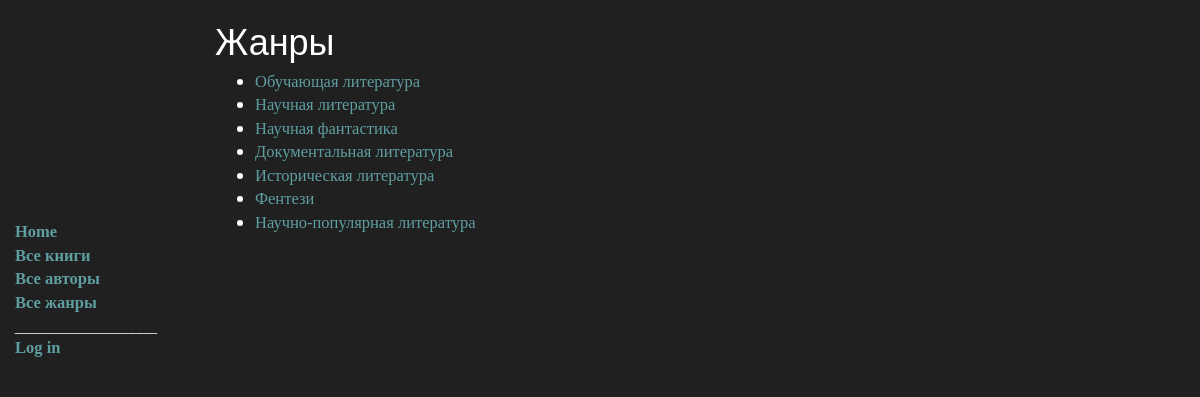
The page /catalog/genres/ on the database its author committed.
### catalog/models.py (models this page shows)
class Genre(models.Model):   # Модель жанра книги
    name = models.CharField(max_length=200, help_text="Введите жанр книги (например, научная фантастика, "
                                                      "документальная литература)")
    def __str__(self):   # Возвращает название жанра в удобочитаемом виде
        return self.name
    def get_absolute_url(self):   # Возвращает URL-адрес для доступа к конкретному экземпляру автора
        return reverse('genre-detail', args=[str(self.id)])

### catalog/views.py (the view)
class GenreListView(generic.ListView):
    model = Genre

### catalog/templates/catalog/genre_list.html (shortened to what this page needs)
{% extends "base_generic.html" %}
{% block content %}
    <h1>Жанры</h1>
    {% if genre_list %}
    <ul>
		{% for genre in genre_list %}
		<li><a href="{{ genre.get_absolute_url }}"> {{ genre }} </a></li>
		{% endfor %}
    </ul>
    {% else %}
      <p>Жанры не найдены</p>
    {% endif %}
{% endblock %}

### catalog/templates/base_generic.html (style rules this page uses)
body { background: rgb(32,32,32); }
h1 { color: White; }
a { color: rgb(95, 158, 160); font-size: 16.5px; font-family: Verdana }
li { color: White; font-size: 15px; }

### rows shown on the page
Genre: name "Обучающая литература"
Genre: name "Научная литература"
Genre: name "Научная фантастика"
Genre: name "Документальная литература"
Genre: name "Историческая литература"
Genre: name "Фентези"
Genre: name "Научно-популярная литература"
